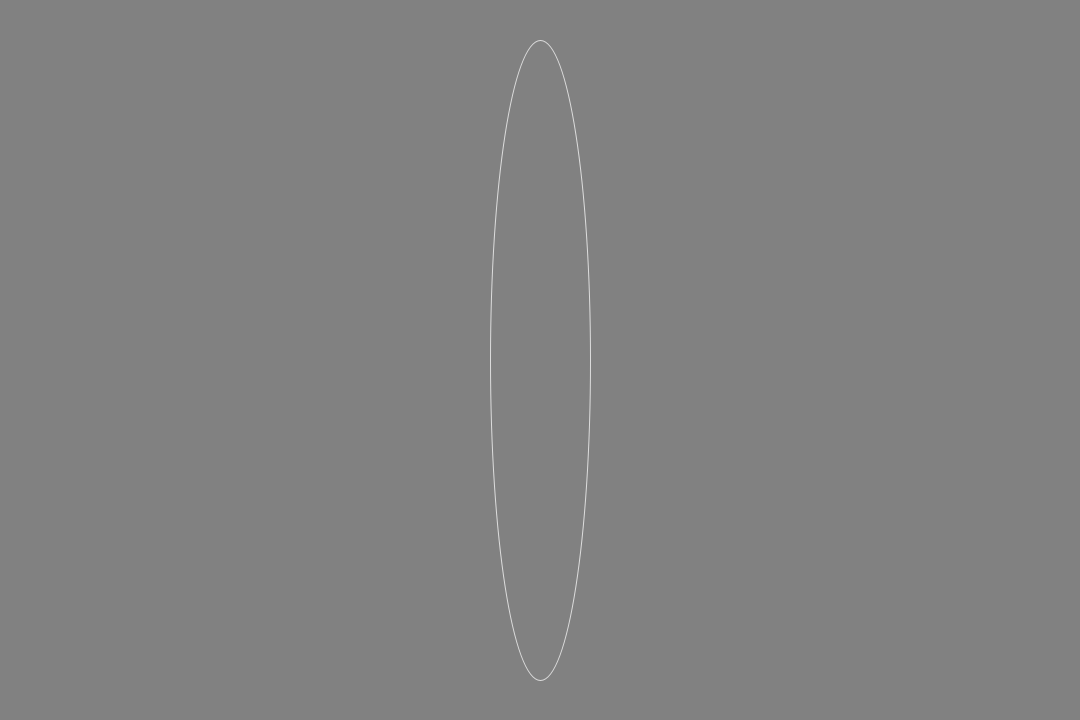
Frame 1 (no input)
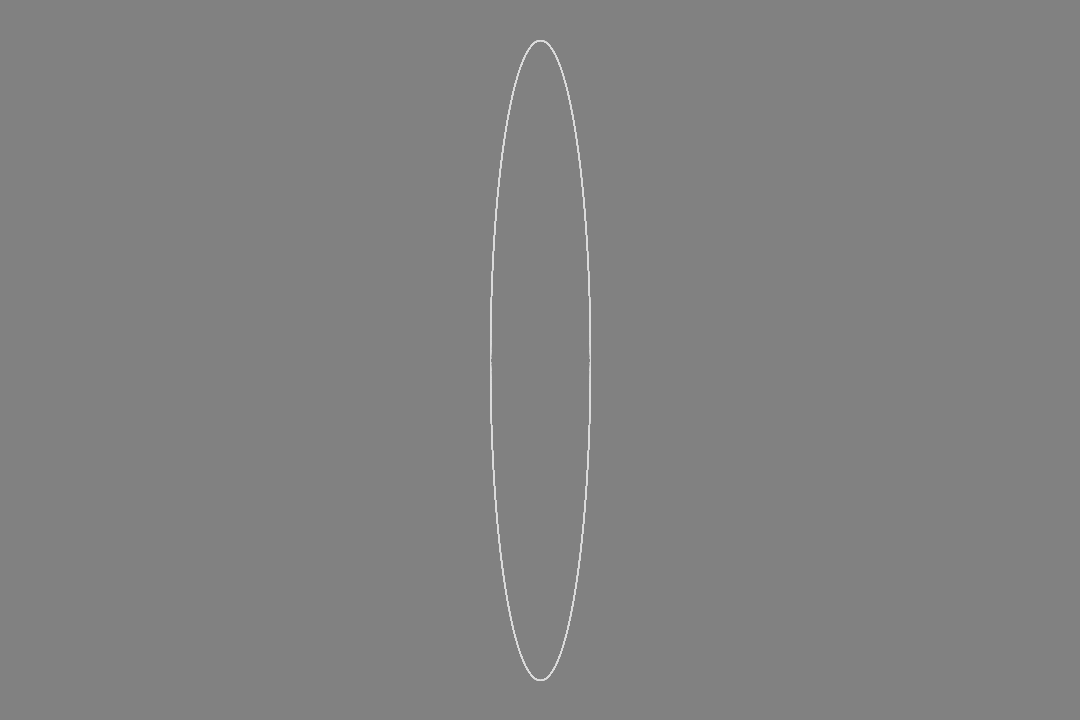
Frame 60 (the mouse pressed at the canvas centre just before this capture)
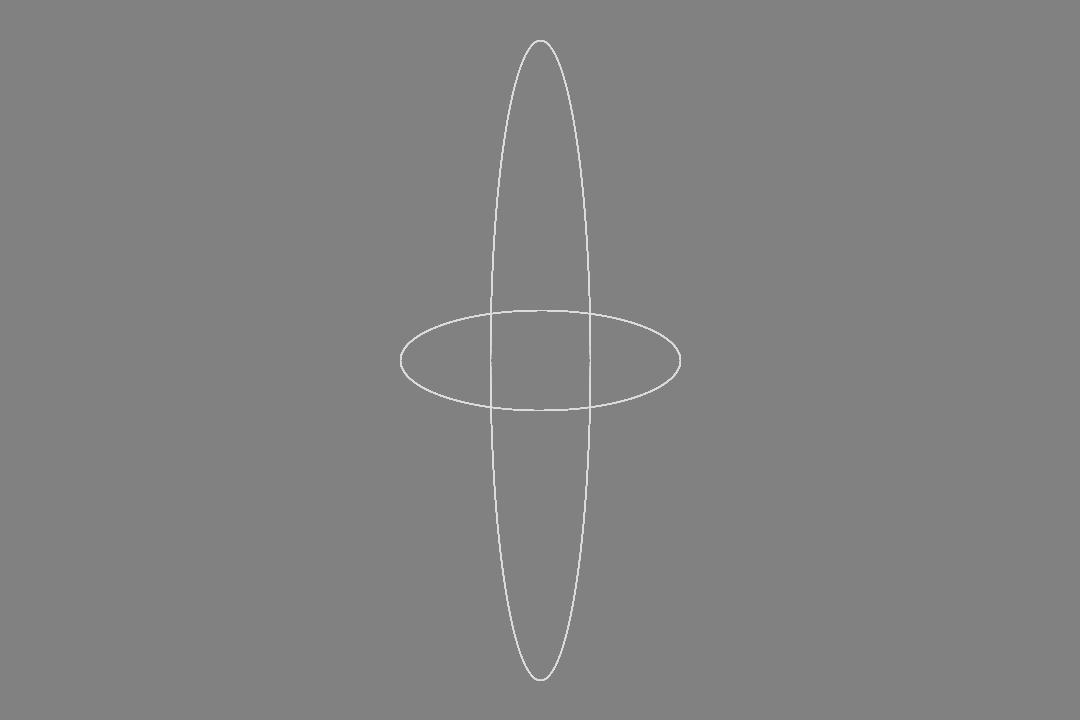
Frame 120 (the mouse held since frame 60 and released just before this capture)

The Processing sketch that drew these frames (run headless with seeded random() and noise(); from frame 60 on, the mouse is pressed at the canvas centre):

// Processing sketch: SS2_ZsaZsa
// ── SS2_ZsaZsa.pde
float r;
float g;
float b;
float a;
float r1;
float g1;
float b1;
float a1;
float circleSize1;
float circleSize2;

void setup() {
  size(1080, 720);
  background(random(1, 200));
  frameRate(50);
}

void draw() {
  r = random(255);
  g = random(255);
  b = random(255);
  a = random(255);
  r1 = random(255);
  g1 = random(255);
  b1 = random(255);
  a1 = random(255);
  circleSize1 = abs(mouseX-mouseY);
  circleSize2 = abs(mouseX-width/2);
  
 
  //fill(r,g,b,a);
  noFill();
  //stroke(r1, g1, b1, a1);
  stroke(220);
  
  rectMode(CENTER);
  ellipse(width/2, height/2, circleSize1+100, circleSize2+100);
  
}

void mousePressed(){
  stroke(random(255));
  fill(r, g, b, a);
  rectMode(CENTER);
  rect(mouseX, mouseY, g/2, a/2);
  
}

void keyPressed() {
  background(random(1, 200));
}
